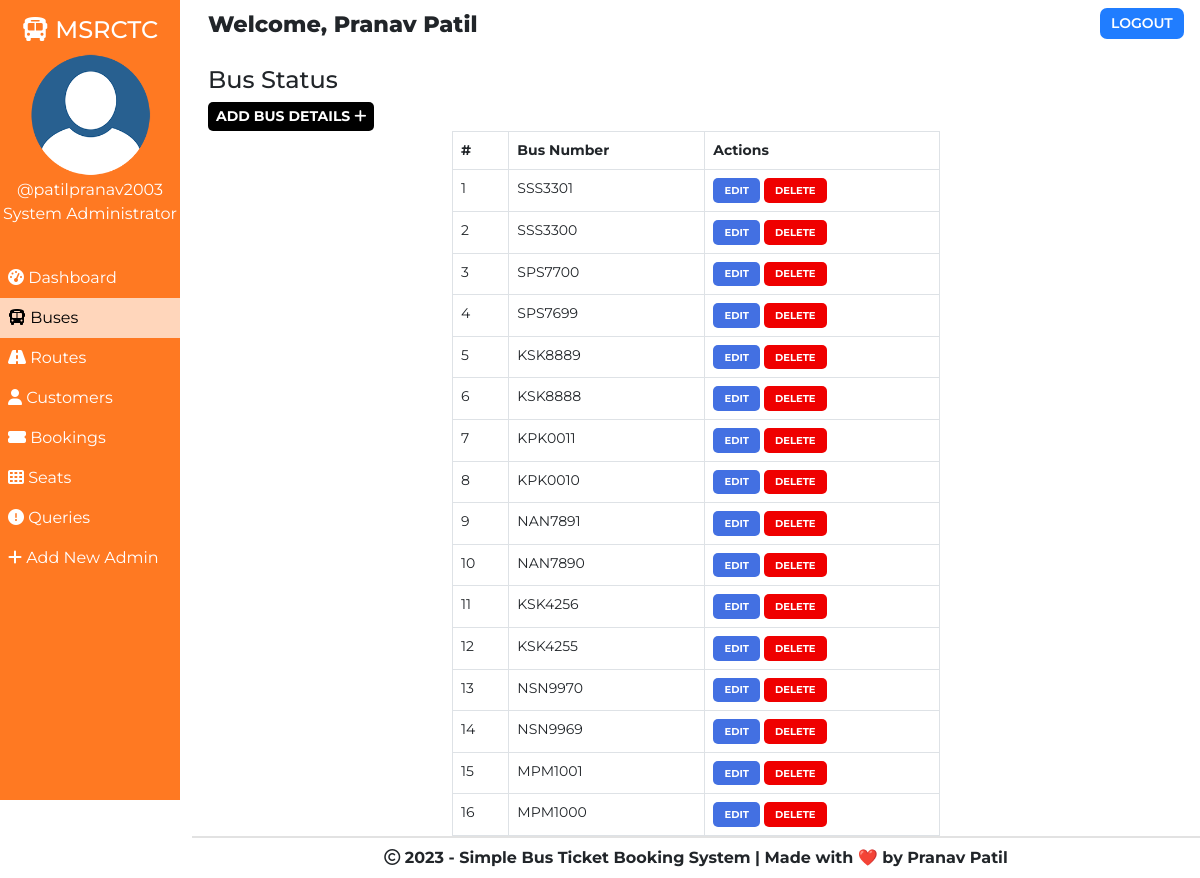
Page /admin/bus.php (signed in) on the committed database.
### tables this page shows
CREATE TABLE `buses` (
  `id` int(100) NOT NULL,
  `bus_no` varchar(255) NOT NULL,
  `bus_assigned` tinyint(1) NOT NULL DEFAULT '0',
  `bus_created` datetime NOT NULL DEFAULT CURRENT_TIMESTAMP
);

### admin/bus.php (the view, shortened to what this page needs)
<!DOCTYPE html>
<html lang="en">
<head>
    <link href="https://cdn.jsdelivr.net/npm/bootstrap@5.0.1/dist/css/bootstrap.min.css" rel="stylesheet">
    <?php
        $page="bus";
    ?>
</head>
<body>
    <?php require '../assets/partials/_admin-header.php';?>
        <?php
            $resultSql = "SELECT * FROM `buses` ORDER BY bus_created DESC";
            $resultSqlResult = mysqli_query($conn, $resultSql);
            if(!mysqli_num_rows($resultSqlResult)){ ?>
                <div class="container mt-4">
                    <div id="noCustomers" class="alert alert-dark " role="alert">
                        <h1 class="alert-heading">No Buses Found!!</h1>
                        <p class="fw-light">Be the first person to add one!</p>
                        <hr>
                        <div id="addCustomerAlert" class="alert alert-success" role="alert">
                                Click on <button id="add-button" class="button btn-sm"type="button"data-bs-toggle="modal" data-bs-target="#addModal">ADD <i class="fas fa-plus"></i></button> to add a bus!
                        </div>
                    </div>
                </div>
            <?php }
            else { ?>
            <section id="bus">
                <div id="head">
                    <h4>Bus Status</h4>
                </div>
                <div id="bus-results">
                    <div>
                        <button id="add-button" class="button btn-sm" type="button"data-bs-toggle="modal" data-bs-target="#addModal">Add Bus Details <i class="fas fa-plus"></i></button>
                    </div>
                    <table class="table table-bordered">
                        <thead>
                            <th>#</th>
                            <th>Bus Number</th>
                            <th>Actions</th>
                        </thead>
                        <?php
                            $ser_no = 0;
                            while($row = mysqli_fetch_assoc($resultSqlResult))
                            {
                                $ser_no++;
                                $id = $row["id"];
                                $busno = $row["bus_no"];
                        ?>
                        <tr>
                            <td>
                                <?php
                                    echo $ser_no;
                                ?>
                            </td>
                            <td>
                                <?php
                                    echo $busno;
                                ?>
                            </td>
                            <td>
                            <button class="button edit-button " data-link="<?php echo $_SERVER['REQUEST_URI']; ?>" data-id="<?php
                                                echo $id;?>" data-busno="<?php
                                                echo $busno;?>"
                                                >Edit</button>
                                            <button class="button delete-button" data-bs-toggle="modal" data-bs-target="#deleteModal" data-id="<?php
                                                echo $id;?>">Delete</button>
                            </td>
                        </tr>
                        <?php
                        }
                    ?>
                    </table>
                </div>
            </section>
            <footer>
                <p>
                    <i class="far fa-copyright"></i> <?php echo date('Y');?> - Simple Bus Ticket Booking System | Made with &#10084;&#65039; by Pranav Patil
                    </p>
            </footer>
            <?php } ?>
        </div>
    </main>
</body>
</html>

### assets/partials/_admin-header.php (shortened to what this page needs)
<?php
$conn = db_connect();
$admin_id = $_SESSION['admin_id'];
$sql = "SELECT * FROM admins WHERE admin_id = $admin_id";
$result = mysqli_query($conn, $sql);
if ($row = mysqli_fetch_assoc($result)) {
    $admin_fullname = $row["admin_fullname"];
    $admin_name = $row["admin_name"];
    $admin_img_path = '../assets/user/' . $row["pp"];
}
?>
<main id="container">
    <div id="sidebar">
        <h4><i class="fas fa-bus"></i> MSRCTC</h4>
        <div>
            <img class="adminDp" src="<?php echo $admin_img_path; ?>" height="125px" alt="Admin Profile Pic">
            <p>
                <?php echo '@' . $admin_name; ?>
            </p>
            <p>System Administrator</p>
        </div>
        <ul id="options">
            <li class="option <?php if ($page == 'dashboard') {
                echo 'active';
            } ?>">
                <a href="./dashboard.php">
                    <i class="fas fa-tachometer-alt"></i> Dashboard
                </a>
            </li>
            <li class="option <?php if ($page == 'bus') {
                echo 'active';
            } ?>">
                <a href="./bus.php">
                    <i class="fas fa-bus"></i> Buses
                </a>
            </li>
            <li class="option <?php if ($page == 'route') {
                echo 'active';
            } ?>">
                <a href="./route.php">
                    <i class="fas fa-road"></i> Routes
                </a>
            </li>
            <li class="option <?php if ($page == 'customer') {
                echo 'active';
            } ?>">
                <a href="./customer.php">
                    <i class="fas fa-user"></i> Customers
                </a>
            </li>
            <li class="option <?php if ($page == 'booking') {
                echo 'active';
            } ?>">
                <a href="./booking.php">
                    <i class="fas fa-ticket-alt"></i> Bookings
                </a>
            </li>
            <li class="option <?php if ($page == 'seat') {
                echo 'active';
            } ?>">
                <a href="./seat.php">
                    <i class="fas fa-th"></i> Seats
                </a>
            </li>
            <li class="option <?php if ($page == 'queries') {
                echo 'active';
            } ?>">
                <a href="./queries.php">
                    <i class="fas fa-exclamation-circle"></i> Queries
                </a>
            </li>
            <li class="option <?php if ($page == 'signup') {
                echo 'active';
            } ?>">
                <a href="./signup.php">
                    <i class="fas fa-plus"></i> Add New Admin
                </a>
            </li>
        </ul>
    </div>
    <div id="main-content">
        <section id="welcome">
            <ul>
                <li class="welcome-item">Welcome,
                    <span id="admin">
                        <?php
                        echo $admin_fullname;
                        ?>
                    </span>
                </li>
                <li class="welcome-item">
                    <button id="logout" class="btn-sm">
                        <a href="../assets/partials/_logout.php">LOGOUT</a>
                    </button>
                </li>
            </ul>
        </section>

### assets/styles/admin.php (style rules this page uses)
body { margin: 0; box-sizing: border-box; font-family: 'Montserrat', sans-serif; background-image: url("../assets/img/sample1_blur.png"); background-size: cover; background-attachment: fixed; }
html { scroll-behavior: smooth; }
*, *::after, *::before { box-sizing: inherit; }
.adminDp { border-radius: 50%; }
tbody, td, tfoot, th, thead, tr { background-color: #FFFFFF60; }
table { border-radius:6px; }
tr { transition: 0.5s; }
#welcome { background-color: transparent; }
#welcome ul { display: flex; justify-content: space-between; list-style-type: none; padding: 0; margin: 0; }
#welcome li { margin: 0 1rem; padding: 0.5rem 0; }
#welcome li:first-child { font-weight: 800; font-size: 1.4rem; }
#logout { padding: 0.3rem 0.7rem; background-color: #207DFF; font-weight: 600; outline: none; border: none; border-radius: 7px; }
#welcome { background-color: transperent; }
#logout a { color: white; text-decoration: none; }
footer { border-top: 2px solid #e2e2e2; padding: 0.5rem 0; text-align: center; font-weight: bold; }
footer p { margin: 0; }
#sidebar { text-align: center; background-color: #ff6500DD; color: white; position: relative; top: 0%; padding-top: 1rem; z-index: 2; height: 100vh; }
#sidebar p { margin: 0; }
#sidebar ul { margin-top: 2rem; }
#options { list-style-type: none; text-align: left; padding-left: 0; }
.option a { display: block; padding: 0.5rem; text-decoration: none; color: inherit; transition: 0.5s; }
.active { background-color:#FFFFFFB0; color:black; }
#main-content { margin-left: 16%; }
@media only screen and (min-width:1000px) { #sidebar { text-align: center; background-color: #ff6500DD; color: white; width: 15%; position: fixed; top: 0%; padding-top: 1rem; z-index: 2; height: 100vh; } }
@media only screen and (min-width:1000px) { #sidebar p { margin: 0; } }
@media only screen and (min-width:1000px) { #sidebar ul { margin-top: 2rem; } }
@media only screen and (min-width:1000px) { #options { list-style-type: none; text-align: left; padding-left: 0; } }
@media only screen and (min-width:1000px) { .option a { display: block; padding: 0.5rem; text-decoration: none; color: inherit; transition: 0.5s; } }
@media only screen and (min-width:1000px) { .active { background-color:#FFFFFFB0; color:black; } }
@media only screen and (min-width:1000px) { #main-content { margin-left: 16%; } }

### assets/styles/admin-options.php (style rules this page uses)
* { font-family: Montserrat; }
#booking #head, #customer #head, #route #head, #seat #head, #bus #head, #query #head { padding-top: 1rem; }
#booking, #customer, #route, #bus, #seat, #query { padding: 0 1rem; }
#booking-results button, #customer-results button, #route button, #bus-results button, #query-results button { border-radius: 5px; }
.button { border: none; font-weight: bold; text-transform: uppercase; }
#add-button { background-color: black; color: white; }
table { font-size: 14px; }
#bus table { width: 50%; margin: 0 auto; }
#bus .edit-button, #bus .delete-button, #route .edit-button, #route .delete-button, #customer .edit-button, #customer .delete-button, #query .delete-button, #query .reply-button { padding: 0.3rem 0.7rem; }
table th,td { padding-left: 0.3rem; }
table button { color: white; }
.edit-button, .reply-button { background-color: #4370E2; }
.delete-button { background-color: #EF0000; }
.edit-button, .delete-button, .reply-button { font-size: 10px }

### rows in the picture
buses: bus_no "SSS3301"
buses: bus_no "SSS3300"
buses: bus_no "SPS7700"
buses: bus_no "SPS7699"
buses: bus_no "KSK8889"
buses: bus_no "KSK8888"
buses: bus_no "KPK0011"
buses: bus_no "KPK0010"
buses: bus_no "NAN7891"
buses: bus_no "NAN7890"
buses: bus_no "KSK4256"
buses: bus_no "KSK4255"
buses: bus_no "NSN9970"
buses: bus_no "NSN9969"
buses: bus_no "MPM1001"
buses: bus_no "MPM1000"

### other values in the picture
$admin_name "patilpranav2003"
$admin_fullname "Pranav Patil"
